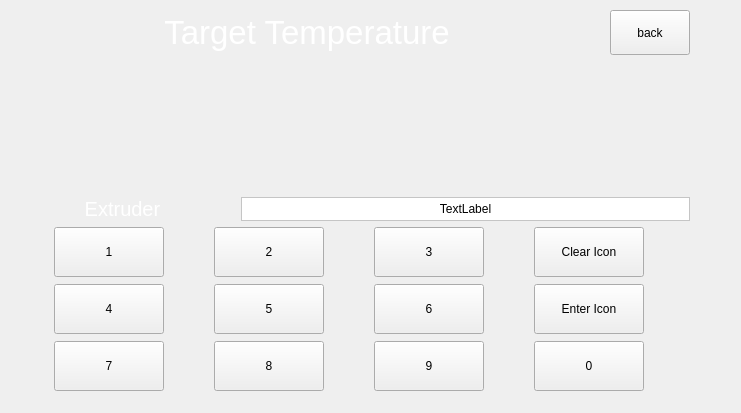
<?xml version="1.0" encoding="UTF-8"?>
<ui version="4.0">
 <class>customNumpad</class>
 <widget class="QWidget" name="customNumpad">
  <property name="geometry">
   <rect>
    <x>0</x>
    <y>0</y>
    <width>741</width>
    <height>413</height>
   </rect>
  </property>
  <property name="windowTitle">
   <string>Form</string>
  </property>
  <widget class="QFrame" name="Input_frame">
   <property name="geometry">
    <rect>
     <x>0</x>
     <y>0</y>
     <width>700</width>
     <height>400</height>
    </rect>
   </property>
   <property name="frameShape">
    <enum>QFrame::Panel</enum>
   </property>
   <property name="frameShadow">
    <enum>QFrame::Plain</enum>
   </property>
   <property name="lineWidth">
    <number>0</number>
   </property>
   <layout class="QVBoxLayout" name="verticalLayout" stretch="0,1,0,10">
    <property name="leftMargin">
     <number>10</number>
    </property>
    <property name="topMargin">
     <number>10</number>
    </property>
    <property name="rightMargin">
     <number>10</number>
    </property>
    <item>
     <layout class="QHBoxLayout" name="title_layout" stretch="4,0">
      <item>
       <widget class="QLabel" name="numpad_title">
        <property name="font">
         <font>
          <pointsize>25</pointsize>
         </font>
        </property>
        <property name="styleSheet">
         <string notr="true">background: transparent; color: white;</string>
        </property>
        <property name="text">
         <string>Target Temperature</string>
        </property>
        <property name="alignment">
         <set>Qt::AlignCenter</set>
        </property>
       </widget>
      </item>
      <item>
       <widget class="QPushButton" name="numpad_back_btn">
        <property name="minimumSize">
         <size>
          <width>0</width>
          <height>45</height>
         </size>
        </property>
        <property name="text">
         <string>back</string>
        </property>
       </widget>
      </item>
     </layout>
    </item>
    <item>
     <spacer name="horizontalSpacer">
      <property name="orientation">
       <enum>Qt::Horizontal</enum>
      </property>
      <property name="sizeHint" stdset="0">
       <size>
        <width>40</width>
        <height>5</height>
       </size>
      </property>
     </spacer>
    </item>
    <item>
     <layout class="QHBoxLayout" name="horizontalLayout" stretch="1,2">
      <item>
       <widget class="QLabel" name="heater">
        <property name="font">
         <font>
          <pointsize>15</pointsize>
         </font>
        </property>
        <property name="styleSheet">
         <string notr="true">background: transparent; color: white;</string>
        </property>
        <property name="text">
         <string>Extruder</string>
        </property>
        <property name="alignment">
         <set>Qt::AlignCenter</set>
        </property>
       </widget>
      </item>
      <item>
       <widget class="QLabel" name="inserted_value">
        <property name="styleSheet">
         <string notr="true">color: black;
background-color: rgb(255, 255, 255);</string>
        </property>
        <property name="frameShape">
         <enum>QFrame::StyledPanel</enum>
        </property>
        <property name="text">
         <string>TextLabel</string>
        </property>
        <property name="alignment">
         <set>Qt::AlignCenter</set>
        </property>
        <property name="textInteractionFlags">
         <set>Qt::LinksAccessibleByMouse</set>
        </property>
       </widget>
      </item>
     </layout>
    </item>
    <item>
     <layout class="QGridLayout" name="gridLayout" rowstretch="0,0,0" columnstretch="0,0,0,0" rowminimumheight="0,0,0" columnminimumwidth="0,0,0,0">
      <property name="sizeConstraint">
       <enum>QLayout::SetDefaultConstraint</enum>
      </property>
      <property name="horizontalSpacing">
       <number>6</number>
      </property>
      <property name="verticalSpacing">
       <number>7</number>
      </property>
      <item row="0" column="2">
       <widget class="QPushButton" name="numpad_3">
        <property name="sizePolicy">
         <sizepolicy hsizetype="Fixed" vsizetype="Fixed">
          <horstretch>0</horstretch>
          <verstretch>0</verstretch>
         </sizepolicy>
        </property>
        <property name="minimumSize">
         <size>
          <width>110</width>
          <height>50</height>
         </size>
        </property>
        <property name="text">
         <string>3</string>
        </property>
       </widget>
      </item>
      <item row="0" column="1">
       <widget class="QPushButton" name="numpad_2">
        <property name="sizePolicy">
         <sizepolicy hsizetype="Fixed" vsizetype="Fixed">
          <horstretch>0</horstretch>
          <verstretch>0</verstretch>
         </sizepolicy>
        </property>
        <property name="minimumSize">
         <size>
          <width>110</width>
          <height>50</height>
         </size>
        </property>
        <property name="text">
         <string>2</string>
        </property>
       </widget>
      </item>
      <item row="0" column="0">
       <widget class="QPushButton" name="numpad_1">
        <property name="sizePolicy">
         <sizepolicy hsizetype="Fixed" vsizetype="Fixed">
          <horstretch>0</horstretch>
          <verstretch>0</verstretch>
         </sizepolicy>
        </property>
        <property name="minimumSize">
         <size>
          <width>110</width>
          <height>50</height>
         </size>
        </property>
        <property name="text">
         <string>1</string>
        </property>
       </widget>
      </item>
      <item row="0" column="3">
       <widget class="QPushButton" name="numpad_clear">
        <property name="sizePolicy">
         <sizepolicy hsizetype="Fixed" vsizetype="Fixed">
          <horstretch>0</horstretch>
          <verstretch>0</verstretch>
         </sizepolicy>
        </property>
        <property name="minimumSize">
         <size>
          <width>110</width>
          <height>50</height>
         </size>
        </property>
        <property name="text">
         <string>Clear Icon</string>
        </property>
       </widget>
      </item>
      <item row="1" column="0">
       <widget class="QPushButton" name="numpad_4">
        <property name="sizePolicy">
         <sizepolicy hsizetype="Fixed" vsizetype="Fixed">
          <horstretch>0</horstretch>
          <verstretch>0</verstretch>
         </sizepolicy>
        </property>
        <property name="minimumSize">
         <size>
          <width>110</width>
          <height>50</height>
         </size>
        </property>
        <property name="text">
         <string>4</string>
        </property>
       </widget>
      </item>
      <item row="1" column="1">
       <widget class="QPushButton" name="numpad_5">
        <property name="sizePolicy">
         <sizepolicy hsizetype="Fixed" vsizetype="Fixed">
          <horstretch>0</horstretch>
          <verstretch>0</verstretch>
         </sizepolicy>
        </property>
        <property name="minimumSize">
         <size>
          <width>110</width>
          <height>50</height>
         </size>
        </property>
        <property name="text">
         <string>5</string>
        </property>
       </widget>
      </item>
      <item row="1" column="2">
       <widget class="QPushButton" name="numpad_6">
        <property name="sizePolicy">
         <sizepolicy hsizetype="Fixed" vsizetype="Fixed">
          <horstretch>0</horstretch>
          <verstretch>0</verstretch>
         </sizepolicy>
        </property>
        <property name="minimumSize">
         <size>
          <width>110</width>
          <height>50</height>
         </size>
        </property>
        <property name="text">
         <string>6</string>
        </property>
       </widget>
      </item>
      <item row="1" column="3">
       <widget class="QPushButton" name="numpad_enter">
        <property name="sizePolicy">
         <sizepolicy hsizetype="Fixed" vsizetype="Fixed">
          <horstretch>0</horstretch>
          <verstretch>0</verstretch>
         </sizepolicy>
        </property>
        <property name="minimumSize">
         <size>
          <width>110</width>
          <height>50</height>
         </size>
        </property>
        <property name="text">
         <string>Enter Icon</string>
        </property>
       </widget>
      </item>
      <item row="2" column="0">
       <widget class="QPushButton" name="numpad_7">
        <property name="sizePolicy">
         <sizepolicy hsizetype="Fixed" vsizetype="Fixed">
          <horstretch>0</horstretch>
          <verstretch>0</verstretch>
         </sizepolicy>
        </property>
        <property name="minimumSize">
         <size>
          <width>110</width>
          <height>50</height>
         </size>
        </property>
        <property name="text">
         <string>7</string>
        </property>
       </widget>
      </item>
      <item row="2" column="1">
       <widget class="QPushButton" name="numpad_8">
        <property name="sizePolicy">
         <sizepolicy hsizetype="Fixed" vsizetype="Fixed">
          <horstretch>0</horstretch>
          <verstretch>0</verstretch>
         </sizepolicy>
        </property>
        <property name="minimumSize">
         <size>
          <width>110</width>
          <height>50</height>
         </size>
        </property>
        <property name="text">
         <string>8</string>
        </property>
       </widget>
      </item>
      <item row="2" column="2">
       <widget class="QPushButton" name="numpad_9">
        <property name="sizePolicy">
         <sizepolicy hsizetype="Fixed" vsizetype="Fixed">
          <horstretch>0</horstretch>
          <verstretch>0</verstretch>
         </sizepolicy>
        </property>
        <property name="minimumSize">
         <size>
          <width>110</width>
          <height>50</height>
         </size>
        </property>
        <property name="text">
         <string>9</string>
        </property>
       </widget>
      </item>
      <item row="2" column="3">
       <widget class="QPushButton" name="numpad_0">
        <property name="sizePolicy">
         <sizepolicy hsizetype="Fixed" vsizetype="Fixed">
          <horstretch>0</horstretch>
          <verstretch>0</verstretch>
         </sizepolicy>
        </property>
        <property name="minimumSize">
         <size>
          <width>110</width>
          <height>50</height>
         </size>
        </property>
        <property name="text">
         <string>0</string>
        </property>
       </widget>
      </item>
     </layout>
    </item>
   </layout>
  </widget>
 </widget>
 <resources>
  <include location="resources/icon_resources.qrc"/>
  <include location="resources/button_resources.qrc"/>
  <include location="resources/system_resources.qrc"/>
  <include location="resources/top_bar_resources.qrc"/>
 </resources>
 <connections/>
</ui>
